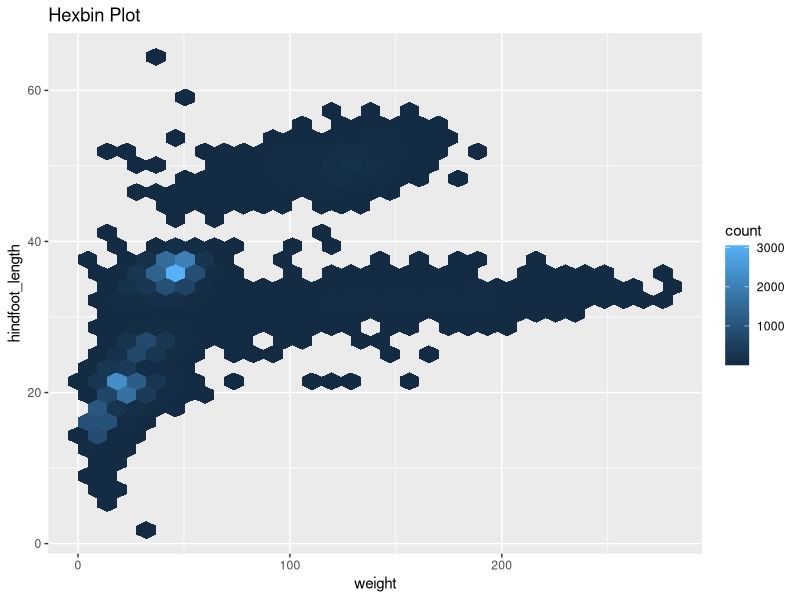
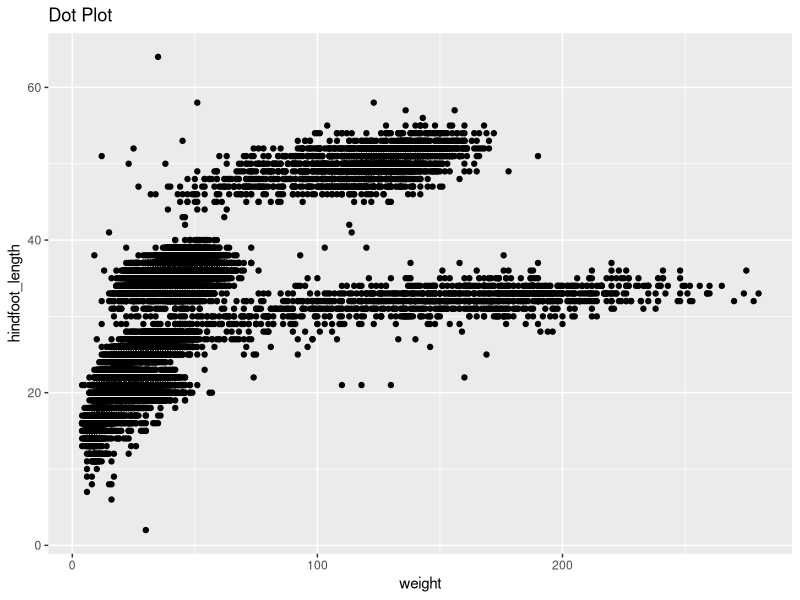
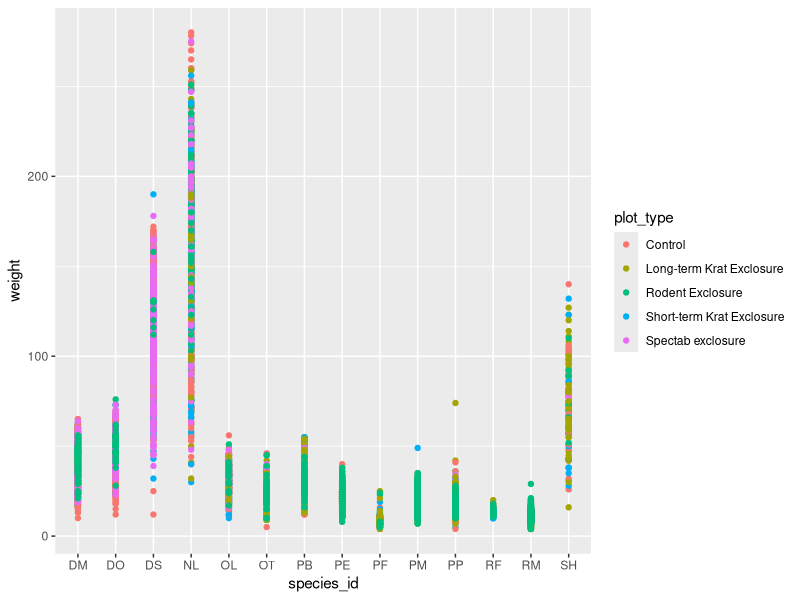
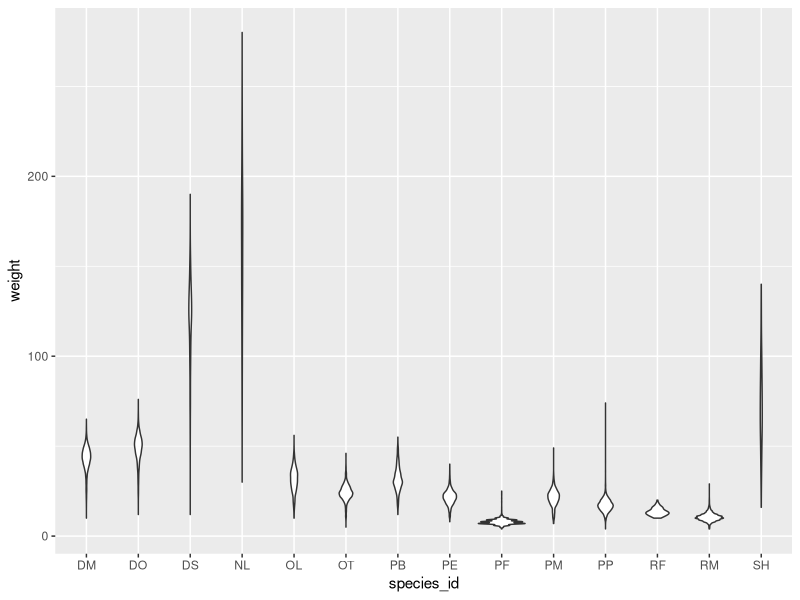
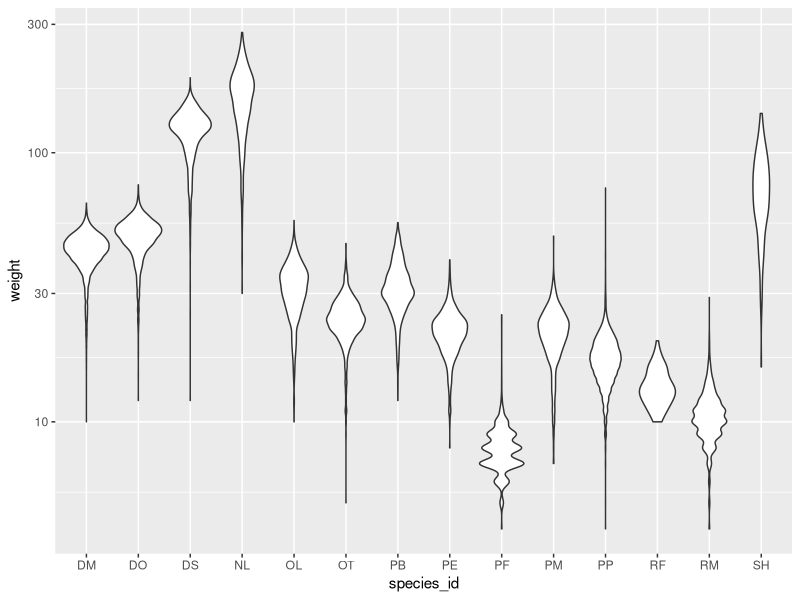
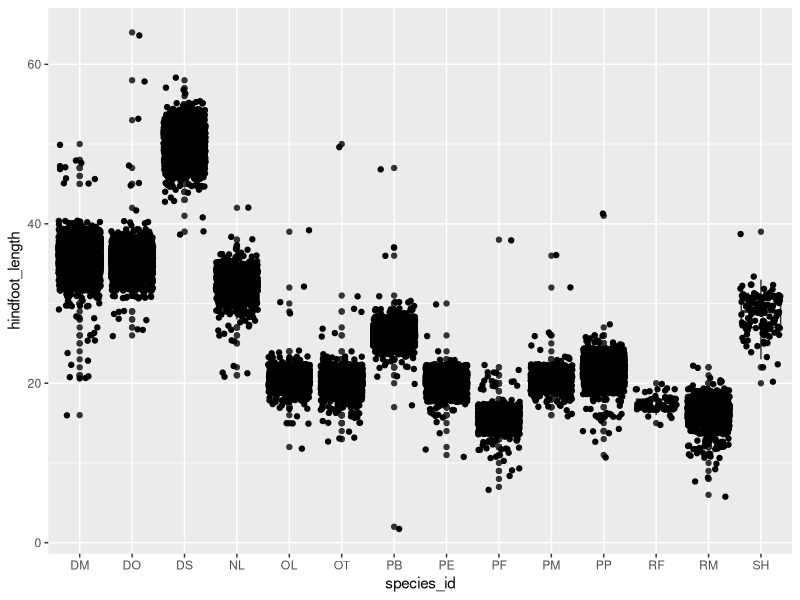
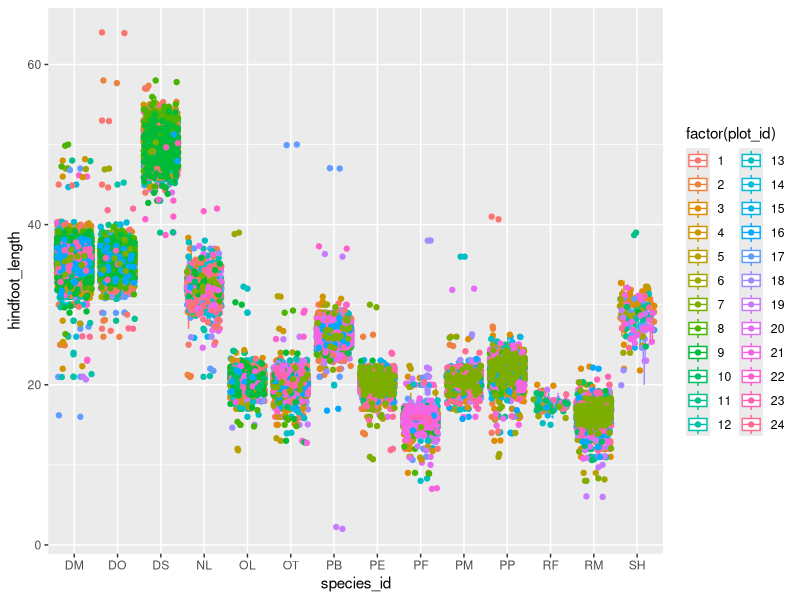
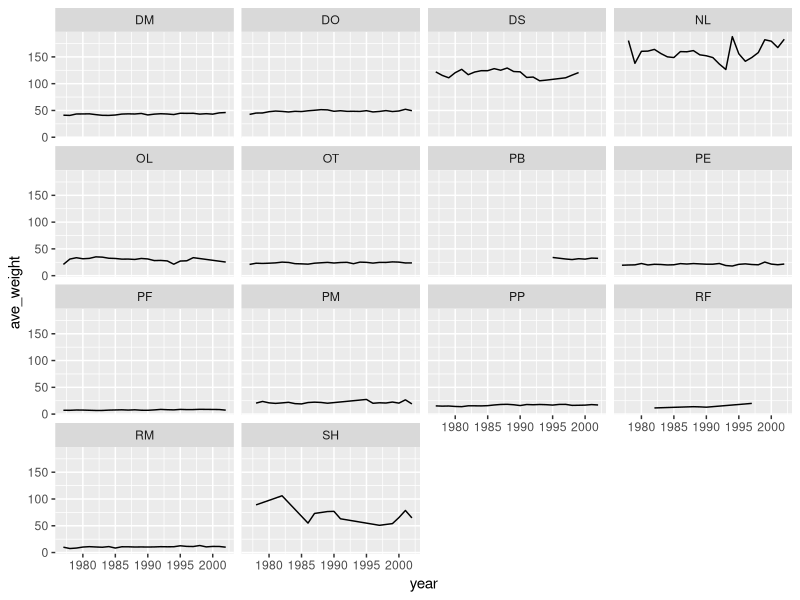

Write the R code that produced these figures, in order.
## ---- chunk 1
knitr::opts_chunk$set(echo = TRUE)
## ---- chunk 2
library("tidyverse")
## ---- chunk 3
surveys_complete <- read_csv("data/surveys_complete.csv")
## ---- chunk 4
library("hexbin")
surveys_plot <- ggplot(data = surveys_complete, 
                       mapping = aes(x = weight, y = hindfoot_length))
## ---- chunk 5
surveys_plot +
 geom_hex() +
  ggtitle("Hexbin Plot")
## ---- chunk 6
surveys_plot +
 geom_point() +
  ggtitle("Dot Plot")
## ---- chunk 7
ggplot(data = surveys_complete, mapping = aes(x = species_id, y = weight, color=plot_type)) +
    geom_point()
## ---- chunk 8
ggplot(data = surveys_complete, mapping = aes(x = species_id, y = weight)) +
    geom_violin()
## ---- chunk 9
ggplot(data = surveys_complete, mapping = aes(x = species_id, y = weight)) +
  geom_violin() +
  scale_y_log10()
## ---- chunk 10
ggplot(data = surveys_complete, mapping = aes(x = species_id, y = hindfoot_length)) +
   geom_boxplot() +
   geom_jitter()
## ---- chunk 11
ggplot(data = surveys_complete, mapping = aes(x = species_id, y = hindfoot_length, color=factor(plot_id))) +
   geom_boxplot() +
   geom_jitter()
## ---- chunk 12
surveys_complete %>% group_by(species_id,year) %>% summarize(ave_weight=mean(weight)) %>%
  ggplot(aes(x=year,y=ave_weight)) + 
  geom_line() + 
  facet_wrap(vars(species_id))
## ---- chunk 13
surveys_complete %>% group_by(species_id,year) %>% summarize(ave_weight=mean(weight)) %>%
  ggplot(aes(x=year,y=ave_weight)) + 
  geom_line(size=1) + 
  facet_wrap(vars(species_id)) +
  theme_linedraw() +
  labs(title = "Observed weight through time",
        x = "Year of observation",
        y = "Average Weight") +
  theme(axis.text.x = element_text(size = 12, 
                                   angle = 90, hjust = 0.5, 
                                   vjust = 0.5),
                    axis.text.y = element_text(size = 11),
                    text=element_text(size = 14))
